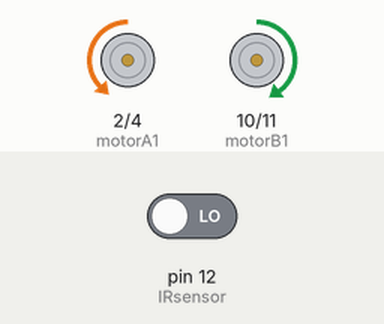
Bench run of a sketch on a simulated Arduino Uno, built with avr-gcc and run on an emulated ATmega328P. Parts: motor-driver pin pairs drawn as motors (green arrow = first pin HIGH = forward, orange = second pin HIGH = backward, longer = more drive, scaled by the enable pin). The inputs (shaded band) are chosen by the test bench; at power-on: pin 12 (IRsensor) LOW. What the sketch prints to the serial monitor is not drawn.

Above: at 1.2 s.
1.3 s: pin 12 (IRsensor) driven HIGH
At 1.4 s:
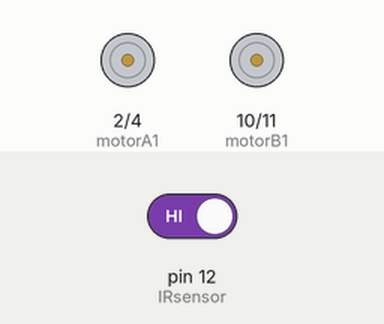
At 2.3 s:
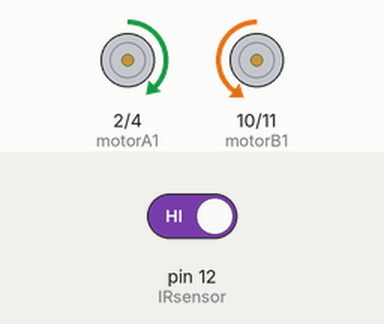
4.3 s: pin 12 (IRsensor) driven LOW
At 4.3 s:
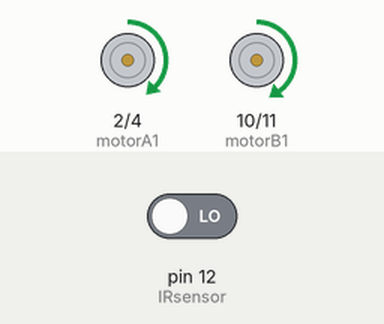
Timing chart, 0 to 7.3 s (numbered marks = the images above; inputs shaded):
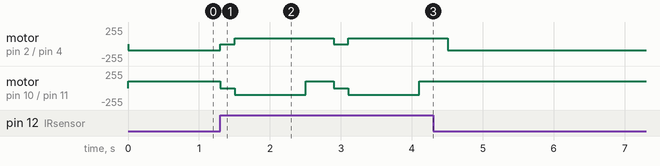

The sketch:

Sumo_Mode.ino
```cpp
//Motor A
int motorA1 = 2;
int motorA2 = 4;
int motorAenb = 3;
#define motorArpm 90 //Any value between 0 and 255

//Motor B
int motorB1 = 10;
int motorB2 = 11;
int motorBenb = 9;
#define motorBrpm 100 //Any value between 0 and 255

//IR sensor
#define IRsensor 12

void setup()
{
  Serial.begin(9600);
  pinMode(motorA1, OUTPUT);
  pinMode(motorA2, OUTPUT);
  pinMode(motorAenb, OUTPUT);
  pinMode(motorB1, OUTPUT);
  pinMode(motorB2, OUTPUT);
  pinMode(motorBenb, OUTPUT);
  pinMode(IRsensor, INPUT);
}

void loop()
{
  int IRvalue = digitalRead(IRsensor);
  if(IRvalue == HIGH)
  {
    analogWrite(motorAenb, 0);
    analogWrite(motorBenb, 0);
    delay(200);

    digitalWrite(motorA1, HIGH);
    digitalWrite(motorA2, LOW);
    analogWrite(motorAenb, motorArpm);
    digitalWrite(motorB1, LOW);
    digitalWrite(motorB2, HIGH);
    analogWrite(motorBenb, motorBrpm);
    delay(1000);

    digitalWrite(motorB1, HIGH);
    digitalWrite(motorB2, LOW);
    analogWrite(motorBenb, motorBrpm);
    delay(400);
  }

  else
  {
    digitalWrite(motorA1, LOW);
    digitalWrite(motorA2, HIGH);
    analogWrite(motorAenb, motorArpm);
    digitalWrite(motorB1, HIGH);
    digitalWrite(motorB2, LOW);
    analogWrite(motorBenb, motorBrpm);
  }

  Serial.println(IRvalue);
}
```

Measured:
- after the input at 1.3 s, motor on pin 2 (motorA1) / pin 4 (motorA2): alternates forward 90/255 for 1.4 s and stopped for 0.20 s, starting at once; motor on pin 10 (motorB1) / pin 11 (motorB2): forward 100/255 → stopped at once, → backward 100/255 0.20 s later, → forward 100/255 1.0 s later, → stopped 0.40 s later, … (6 changes in this stretch)
- after the input at 4.3 s, motor on pin 10 (motorB1) / pin 11 (motorB2): stops changing and stays forward 100/255
